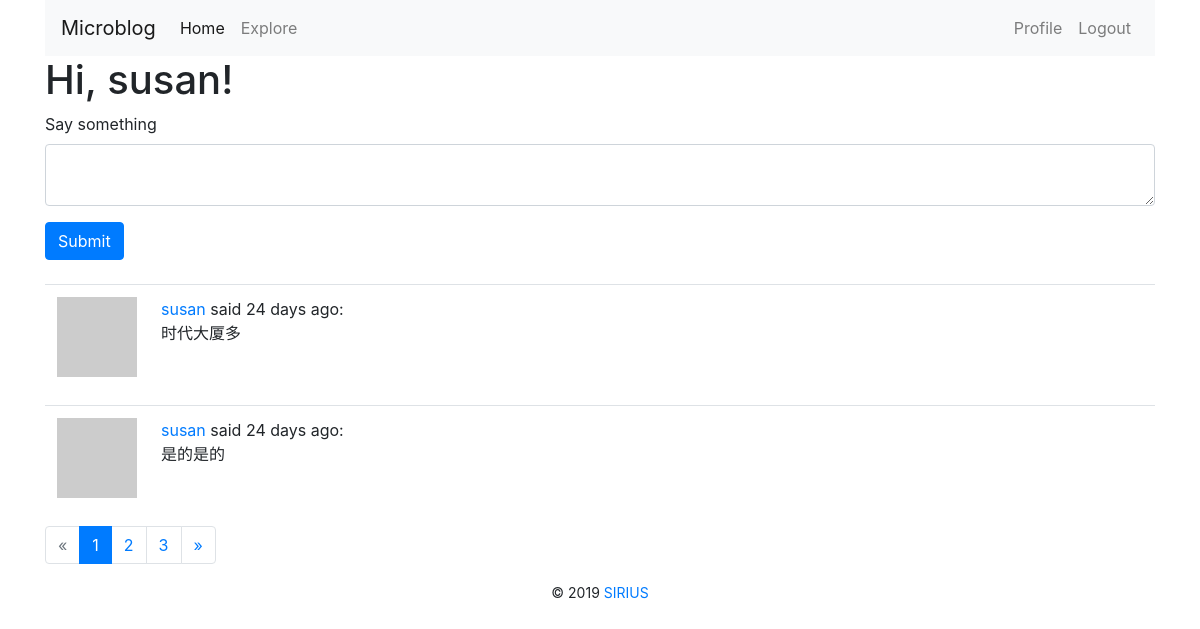
Before: /index (signed in) with the older database file.
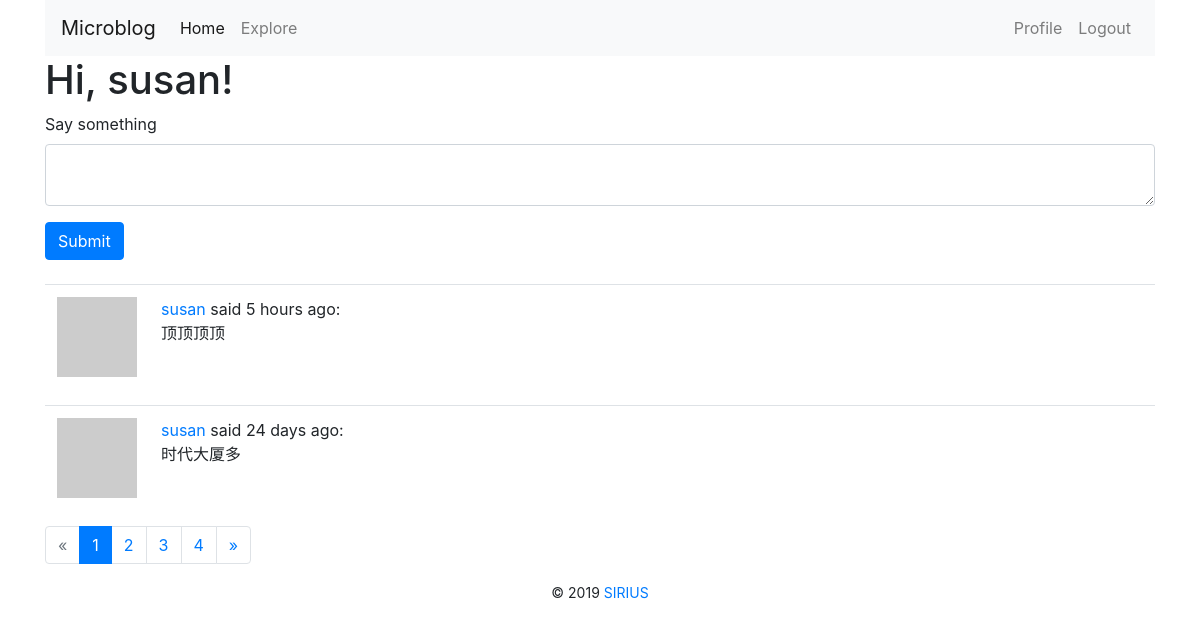
After: the same page with the newer database file.
### app/models.py (models this page shows, shortened)
class Post(db.Model):
    id = db.Column(db.Integer, primary_key=True)
    body = db.Column(db.String(140))
    timestamp = db.Column(db.DateTime, index=True, default=datetime.utcnow)
    user_id = db.Column(db.Integer, db.ForeignKey('user.id'))

### app/routes.py (the view)
@app.route('/', methods=['GET', 'POST'])
@app.route('/index', methods=['GET', 'POST'])
@login_required
def index():
    form = PostForm()
    if form.validate_on_submit():
        post = Post(body=form.post.data, author=current_user)
        db.session.add(post)
        db.session.commit()
        flash(_('Your post is now live!'))
        return redirect(url_for('index'))
    page = request.args.get('page', 1, type=int)
    posts = current_user.followed_posts().paginate(page, app.config['POSTS_PER_PAGE'], False)
    next_url = url_for('index', page=posts.next_num) if posts.has_next else None
    prev_url = url_for('index', page=posts.prev_num) if posts.has_prev else None
    return render_template('index.html', title=_('Home Page'), pagination=posts, form=form, posts=posts.items,
                           next_url=next_url,
                           prev_url=prev_url)

### app/forms.py
class PostForm(FlaskForm):
    post = TextAreaField(_l('Say something'), validators=[DataRequired(), Length(min=1, max=140)])
    submit = SubmitField(_l('Submit'))

### app/models.py (called while the page is built)
@login.user_loader
def load_user(id):
    return User.query.get(int(id))

    def avatar(self, size):
        digest = md5(self.email.lower().encode('utf-8')).hexdigest()
        return 'https://www.gravatar.com/avatar/{}?d=identicon&s={}'.format(digest, size)

    def followed_posts(self):
        followed = Post.query.join(
            followers, (followers.c.followed_id == Post.user_id)).filter(
            followers.c.follower_id == self.id)
        own = Post.query.filter_by(user_id=self.id)
        return followed.union(own).order_by(Post.timestamp.desc())

### app/routes.py (called while the page is built)
@app.before_request
def before_request():
    if current_user.is_authenticated:
        current_user.last_seen = datetime.utcnow()
        db.session.commit()
    g.locale = str(get_locale())
    if g.locale == 'zh':
        g.locale = 'zh-CN'

### app/templates/index.html
{% extends "base.html" %}
{% from 'bootstrap/form.html' import render_form %}
{% from 'bootstrap/pagination.html' import render_pager, render_pagination %}
{% block content %}
    <h1>{{ _('Hi, %(username)s!', username=current_user.username) }}</h1>
    {% if form %}
        {{ render_form(form) }}
        <br>
    {% endif %}
    {% for post in posts %}
        {% include '_post.html' %}
    {% endfor %}
    {{ render_pagination(pagination,ellipses='...',align='right') }}
{% endblock %}

### app/templates/_post.html (shortened to what this page needs)
<table class="table table-hover">
    <tr>
        <td width="70px">
            <a href="{{ url_for('user',username=post.author.username) }}">
                <img src="{{ post.author.avatar(70) }}">
            </a>
        </td>
        <td>
            {{ _('%(username)s said %(when)s:', username=user_link, when=moment(post.timestamp).fromNow()) }}
            <br>
            {{ post.body }}
        </td>
    </tr>
</table>

Changed rows visible on the page:
no longer on this page (row unchanged): Post: body "是的是的"
added Post: body "顶顶顶顶"
Other visible differences:
{{ render_pagination(pagination,ellipses='...',align='right') }}: "« 1 2 3 »" → "« 1 2 3 4 »"
